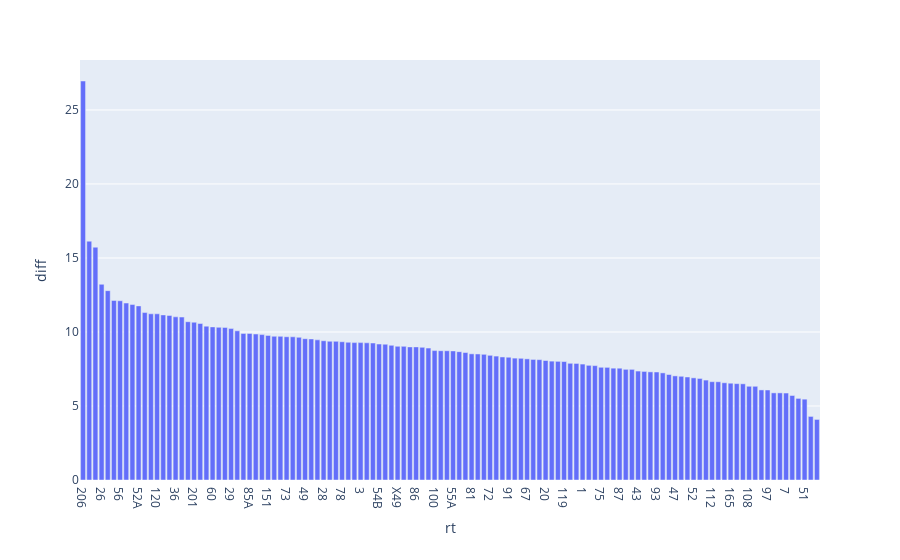

Write notebook code for a chart like this one.
### Code cell
import plotly.express as px
test = test.sort_values(by='diff', ascending=False)
fig = px.bar(test, x='rt', y='diff')
fig.show()

### Figure 1 — Plotly figure (JSON) as saved in the notebook; plotly's stock layout.template omitted (floating-point values rounded to 4 significant figures)
{"data": [{"alignmentgroup": "True", "hovertemplate": "rt=%{x}<br>diff=%{y}<extra></extra>", "legendgroup": "", "marker": {"color": "#636efa", "pattern": {"shape": ""}}, "name": "", "offsetgroup": "", "orientation": "v", "showlegend": false, "textposition": "auto", "type": "bar", "x": ["206", "192", "171", "26", "63W", "136", "56", "22", "96", "52A", "J14", "143", "120", "81W", "15", "36", "62H", "2", "201", "6", "121", "60", "62", "94", "29", "148", "65", "85A", "88", "135", "151", "74", "70", "73", "9", "134", "49", "50", "54A", "28", "21", "82", "78", "68", "76", "3", "X9", "125", "54B", "54", "12", "X49", "55N", "30", "86", "124", "37", "100", "172", "147", "55A", "95", "39", "81", "53", "4", "72", "146", "71", "91", "8", "90", "67", "157", "18", "20", "84", "24", "119", "92", "155", "1", "126", "63", "75", "66", "55", "87", "53A", "80", "43", "57", "85", "93", "103", "59", "47", "35", "111", "52", "77", "11", "112", "152", "44", "165", "115", "31", "108", "79", "48", "97", "8A", "106", "7", "49B", "34", "51", "156", "111A"], "xaxis": "x", "y": [26.96, 16.13, 15.73, 13.22, 12.79, 12.13, 12.11, 11.96, 11.85, 11.76, 11.31, 11.23, 11.23, 11.15, 11.12, 11.02, 11.01, 10.69, 10.66, 10.57, 10.39, 10.34, 10.31, 10.31, 10.23, 10.08, 9.903, 9.901, 9.863, 9.824, 9.767, 9.709, 9.703, 9.679, 9.674, 9.639, 9.547, 9.53, 9.468, 9.408, 9.373, 9.367, 9.341, 9.305, 9.282, 9.281, 9.268, 9.255, 9.186, 9.172, 9.099, 9.033, 9.028, 8.993, 8.993, 8.962, 8.912, 8.743, 8.735, 8.733, 8.721, 8.67, 8.612, 8.524, 8.515, 8.491, 8.424, 8.372, 8.312, 8.293, 8.234, 8.222, 8.185, 8.145, 8.131, 8.073, 8.031, 8.017, 8.002, 7.885, 7.875, 7.832, 7.747, 7.728, 7.615, 7.611, 7.555, 7.553, 7.477, 7.475, 7.361, 7.335, 7.305, 7.297, 7.237, 7.127, 7.034, 7.007, 6.959, 6.901, 6.86, 6.751, 6.642, 6.637, 6.569, 6.539, 6.511, 6.498, 6.332, 6.331, 6.086, 6.082, 5.886, 5.885, 5.875, 5.709, 5.513, 5.461, 4.296, 4.092], "yaxis": "y"}], "layout": {"barmode": "relative", "legend": {"tracegroupgap": 0}, "margin": {"t": 60}, "xaxis": {"anchor": "y", "domain": [0, 1], "title": {"text": "rt"}}, "yaxis": {"anchor": "x", "domain": [0, 1], "title": {"text": "diff"}}}}
